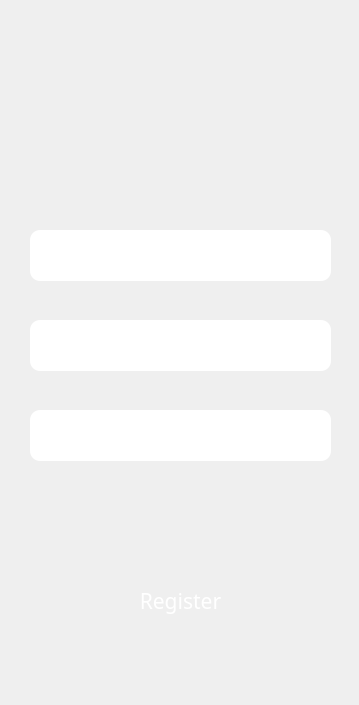
<?xml version="1.0" encoding="UTF-8"?>
<ui version="4.0">
 <class>RegisterDlgReal</class>
 <widget class="QDialog" name="RegisterDlgReal">
  <property name="geometry">
   <rect>
    <x>0</x>
    <y>0</y>
    <width>359</width>
    <height>705</height>
   </rect>
  </property>
  <property name="windowTitle">
   <string>Dialog</string>
  </property>
  <property name="styleSheet">
   <string notr="true">background-image: url(:/img/img/bg.jpg);</string>
  </property>
  <widget class="QWidget" name="verticalLayoutWidget">
   <property name="geometry">
    <rect>
     <x>20</x>
     <y>90</y>
     <width>181</width>
     <height>51</height>
    </rect>
   </property>
   <layout class="QVBoxLayout" name="verticalLayout">
    <item>
     <widget class="QLabel" name="Title">
      <property name="styleSheet">
       <string notr="true">#Title{
	border-image: url(:/img/img/neutalk.png);
}
</string>
      </property>
      <property name="text">
       <string/>
      </property>
     </widget>
    </item>
   </layout>
  </widget>
  <widget class="QPushButton" name="register_button">
   <property name="geometry">
    <rect>
     <x>60</x>
     <y>580</y>
     <width>241</width>
     <height>41</height>
    </rect>
   </property>
   <property name="font">
    <font>
     <family>Ubuntu Condensed</family>
     <pointsize>16</pointsize>
    </font>
   </property>
   <property name="cursor">
    <cursorShape>PointingHandCursor</cursorShape>
   </property>
   <property name="styleSheet">
    <string notr="true">#register_button{
	border-image: url(:/img/img/color.png);
border-radius:10px;
	color: rgb(255, 255, 255);
}</string>
   </property>
   <property name="text">
    <string>Register</string>
   </property>
  </widget>
  <widget class="QLineEdit" name="lineEdit_passward_enter">
   <property name="geometry">
    <rect>
     <x>30</x>
     <y>320</y>
     <width>301</width>
     <height>51</height>
    </rect>
   </property>
   <property name="styleSheet">
    <string notr="true">border-image: url(:/img/img/black.jpg);
color: rgb(255, 255, 255);
border-radius:10px;</string>
   </property>
   <property name="placeholderText">
    <string>   Enter a password</string>
   </property>
  </widget>
  <widget class="QLineEdit" name="lineEdit_passward_confirm">
   <property name="geometry">
    <rect>
     <x>30</x>
     <y>410</y>
     <width>301</width>
     <height>51</height>
    </rect>
   </property>
   <property name="styleSheet">
    <string notr="true">border-image: url(:/img/img/black.jpg);
color: rgb(255, 255, 255);
border-radius:10px;</string>
   </property>
   <property name="placeholderText">
    <string>   Confirm the password</string>
   </property>
  </widget>
  <widget class="QLineEdit" name="lineEdit_username_enter">
   <property name="geometry">
    <rect>
     <x>30</x>
     <y>230</y>
     <width>301</width>
     <height>51</height>
    </rect>
   </property>
   <property name="styleSheet">
    <string notr="true">border-image: url(:/img/img/black.jpg);
color: rgb(255, 255, 255);
border-radius:10px;</string>
   </property>
   <property name="placeholderText">
    <string>   Enter your username</string>
   </property>
  </widget>
 </widget>
 <resources/>
 <connections/>
</ui>
